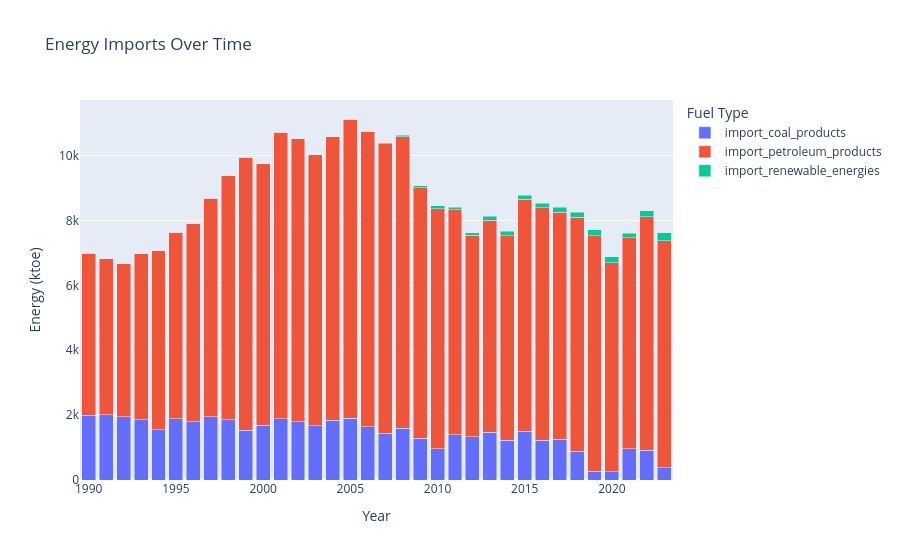
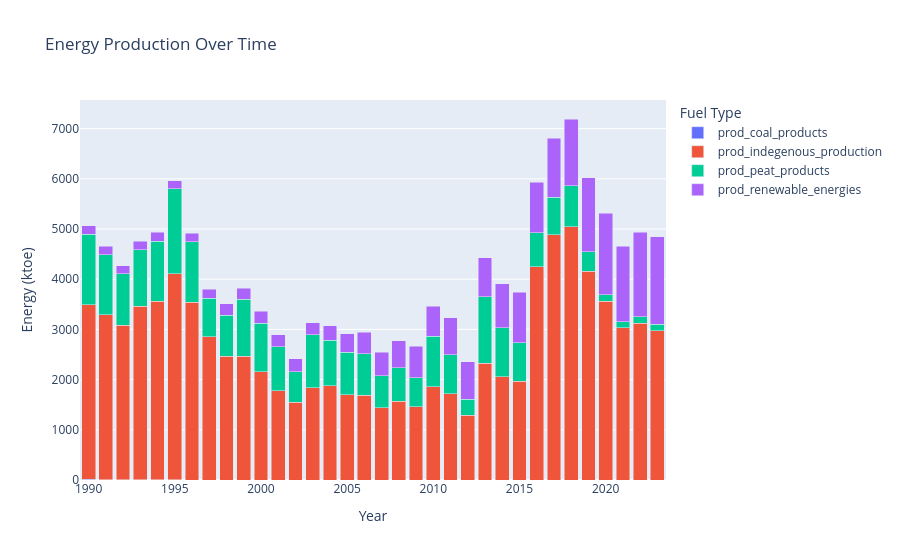
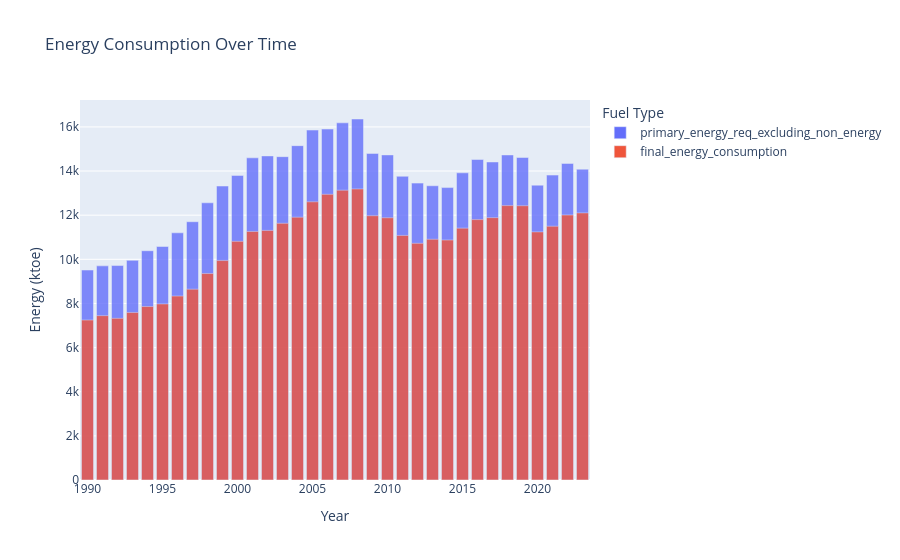

Notebook cell for these charts, in order:
### Markdown cell above
# Data Visualization

### Code cell
df_melted = ie_energy_summary_df.melt(
    id_vars='Year', 
    value_vars=['import_coal_products', 
                'import_petroleum_products', 
                'import_renewable_energies'],
    var_name='Fuel Type', 
    value_name='Energy (ktoe)')

generate_bar_chart(df_melted, 'Year', 'Energy (ktoe)','Fuel Type',  'Energy Imports Over Time')


df_melted = ie_energy_summary_df.melt(
    id_vars='Year', 
    value_vars=['prod_coal_products',
                'prod_indegenous_production', 
                'prod_peat_products', 
                'prod_renewable_energies' ],
    var_name='Fuel Type',
    value_name='Energy (ktoe)')

generate_bar_chart(df_melted, 'Year', 'Energy (ktoe)','Fuel Type',  'Energy Production Over Time')



df_melted = ie_energy_summary_df.melt(
    id_vars='Year', 
    value_vars=['primary_energy_req_excluding_non_energy', 
                'final_energy_consumption'],
    var_name='Fuel Type', 
    value_name='Energy (ktoe)')


generate_bar_chart(df_melted, 'Year', 'Energy (ktoe)','Fuel Type',  'Energy Consumption Over Time', 'overlay', 0.8)

### Figure 1 — Plotly figure (JSON) as saved in the notebook; plotly's stock layout.template omitted (floating-point values rounded to 4 significant figures)
{"data": [{"alignmentgroup": "True", "hovertemplate": "Fuel Type=import_coal_products<br>Year=%{x}<br>Energy (ktoe)=%{y}<extra></extra>", "legendgroup": "import_coal_products", "marker": {"color": "#636efa", "opacity": 1, "pattern": {"shape": ""}}, "name": "import_coal_products", "offsetgroup": "import_coal_products", "orientation": "v", "showlegend": true, "textposition": "auto", "type": "bar", "x": [1990, 1991, 1992, 1993, 1994, 1995, 1996, 1997, 1998, 1999, 2000, 2001, 2002, 2003, 2004, 2005, 2006, 2007, 2008, 2009, 2010, 2011, 2012, 2013, 2014, 2015, 2016, 2017, 2018, 2019, 2020, 2021, 2022, 2023], "xaxis": "x", "y": [1992, 2004, 1948, 1859, 1543, 1886, 1789, 1951, 1852, 1530, 1691, 1885, 1798, 1671, 1848, 1897, 1634, 1440, 1596, 1290, 958, 1401, 1330, 1469, 1221, 1509, 1222, 1259, 888, 263, 250, 969, 921, 376], "yaxis": "y"}, {"alignmentgroup": "True", "hovertemplate": "Fuel Type=import_petroleum_products<br>Year=%{x}<br>Energy (ktoe)=%{y}<extra></extra>", "legendgroup": "import_petroleum_products", "marker": {"color": "#EF553B", "opacity": 1, "pattern": {"shape": ""}}, "name": "import_petroleum_products", "offsetgroup": "import_petroleum_products", "orientation": "v", "showlegend": true, "textposition": "auto", "type": "bar", "x": [1990, 1991, 1992, 1993, 1994, 1995, 1996, 1997, 1998, 1999, 2000, 2001, 2002, 2003, 2004, 2005, 2006, 2007, 2008, 2009, 2010, 2011, 2012, 2013, 2014, 2015, 2016, 2017, 2018, 2019, 2020, 2021, 2022, 2023], "xaxis": "x", "y": [5004, 4817, 4713, 5113, 5527, 5753, 6108, 6733, 7525, 8412, 8059, 8839, 8716, 8351, 8735, 9231, 9122, 8932, 8983, 7723, 7407, 6930, 6216, 6545, 6310, 7150, 7176, 6992, 7217, 7271, 6453, 6495, 7199, 7005], "yaxis": "y"}, {"alignmentgroup": "True", "hovertemplate": "Fuel Type=import_renewable_energies<br>Year=%{x}<br>Energy (ktoe)=%{y}<extra></extra>", "legendgroup": "import_renewable_energies", "marker": {"color": "#00cc96", "opacity": 1, "pattern": {"shape": ""}}, "name": "import_renewable_energies", "offsetgroup": "import_renewable_energies", "orientation": "v", "showlegend": true, "textposition": "auto", "type": "bar", "x": [1990, 1991, 1992, 1993, 1994, 1995, 1996, 1997, 1998, 1999, 2000, 2001, 2002, 2003, 2004, 2005, 2006, 2007, 2008, 2009, 2010, 2011, 2012, 2013, 2014, 2015, 2016, 2017, 2018, 2019, 2020, 2021, 2022, 2023], "xaxis": "x", "y": [0, 0, 0, 0, 0, 0, 0, 0, 0, 0, 0, 0, 0, 0, 0, 0, 2, 25, 42, 59, 82, 83, 80, 114, 133, 124, 139, 159, 144, 178, 179, 138, 173, 245], "yaxis": "y"}], "layout": {"barmode": "stack", "legend": {"title": {"text": "Fuel Type"}, "tracegroupgap": 0}, "title": {"text": "Energy Imports Over Time"}, "xaxis": {"anchor": "y", "domain": [0, 1], "title": {"text": "Year"}}, "yaxis": {"anchor": "x", "domain": [0, 1], "title": {"text": "Energy (ktoe)"}}}}

### Figure 2 — Plotly figure (JSON) as saved in the notebook; plotly's stock layout.template omitted (floating-point values rounded to 4 significant figures)
{"data": [{"alignmentgroup": "True", "hovertemplate": "Fuel Type=prod_coal_products<br>Year=%{x}<br>Energy (ktoe)=%{y}<extra></extra>", "legendgroup": "prod_coal_products", "marker": {"color": "#636efa", "opacity": 1, "pattern": {"shape": ""}}, "name": "prod_coal_products", "offsetgroup": "prod_coal_products", "orientation": "v", "showlegend": true, "textposition": "auto", "type": "bar", "x": [1990, 1991, 1992, 1993, 1994, 1995, 1996, 1997, 1998, 1999, 2000, 2001, 2002, 2003, 2004, 2005, 2006, 2007, 2008, 2009, 2010, 2011, 2012, 2013, 2014, 2015, 2016, 2017, 2018, 2019, 2020, 2021, 2022, 2023], "xaxis": "x", "y": [16, 1, 1, 1, 1, 1, 0, 0, 0, 0, 0, 0, 0, 0, 0, 0, 0, 0, 0, 0, 0, 0, 0, 0, 0, 0, 0, 0, 0, 0, 0, 0, 0, 0], "yaxis": "y"}, {"alignmentgroup": "True", "hovertemplate": "Fuel Type=prod_indegenous_production<br>Year=%{x}<br>Energy (ktoe)=%{y}<extra></extra>", "legendgroup": "prod_indegenous_production", "marker": {"color": "#EF553B", "opacity": 1, "pattern": {"shape": ""}}, "name": "prod_indegenous_production", "offsetgroup": "prod_indegenous_production", "orientation": "v", "showlegend": true, "textposition": "auto", "type": "bar", "x": [1990, 1991, 1992, 1993, 1994, 1995, 1996, 1997, 1998, 1999, 2000, 2001, 2002, 2003, 2004, 2005, 2006, 2007, 2008, 2009, 2010, 2011, 2012, 2013, 2014, 2015, 2016, 2017, 2018, 2019, 2020, 2021, 2022, 2023], "xaxis": "x", "y": [3471, 3291, 3086, 3456, 3565, 4105, 3544, 2857, 2463, 2462, 2161, 1776, 1546, 1837, 1880, 1702, 1686, 1435, 1573, 1464, 1855, 1723, 1292, 2327, 2054, 1963, 4244, 4888, 5045, 4155, 3566, 3029, 3124, 2973], "yaxis": "y"}, {"alignmentgroup": "True", "hovertemplate": "Fuel Type=prod_peat_products<br>Year=%{x}<br>Energy (ktoe)=%{y}<extra></extra>", "legendgroup": "prod_peat_products", "marker": {"color": "#00cc96", "opacity": 1, "pattern": {"shape": ""}}, "name": "prod_peat_products", "offsetgroup": "prod_peat_products", "orientation": "v", "showlegend": true, "textposition": "auto", "type": "bar", "x": [1990, 1991, 1992, 1993, 1994, 1995, 1996, 1997, 1998, 1999, 2000, 2001, 2002, 2003, 2004, 2005, 2006, 2007, 2008, 2009, 2010, 2011, 2012, 2013, 2014, 2015, 2016, 2017, 2018, 2019, 2020, 2021, 2022, 2023], "xaxis": "x", "y": [1411, 1200, 1021, 1134, 1192, 1697, 1203, 766, 822, 1135, 965, 883, 606, 1056, 906, 845, 826, 643, 660, 578, 1011, 774, 321, 1327, 982, 769, 679, 744, 816, 391, 128, 128, 128, 128], "yaxis": "y"}, {"alignmentgroup": "True", "hovertemplate": "Fuel Type=prod_renewable_energies<br>Year=%{x}<br>Energy (ktoe)=%{y}<extra></extra>", "legendgroup": "prod_renewable_energies", "marker": {"color": "#ab63fa", "opacity": 1, "pattern": {"shape": ""}}, "name": "prod_renewable_energies", "offsetgroup": "prod_renewable_energies", "orientation": "v", "showlegend": true, "textposition": "auto", "type": "bar", "x": [1990, 1991, 1992, 1993, 1994, 1995, 1996, 1997, 1998, 1999, 2000, 2001, 2002, 2003, 2004, 2005, 2006, 2007, 2008, 2009, 2010, 2011, 2012, 2013, 2014, 2015, 2016, 2017, 2018, 2019, 2020, 2021, 2022, 2023], "xaxis": "x", "y": [168, 168, 162, 161, 174, 155, 169, 181, 231, 222, 235, 234, 261, 236, 284, 370, 428, 469, 544, 618, 597, 738, 745, 775, 874, 1013, 1005, 1176, 1331, 1472, 1625, 1500, 1683, 1742], "yaxis": "y"}], "layout": {"barmode": "stack", "legend": {"title": {"text": "Fuel Type"}, "tracegroupgap": 0}, "title": {"text": "Energy Production Over Time"}, "xaxis": {"anchor": "y", "domain": [0, 1], "title": {"text": "Year"}}, "yaxis": {"anchor": "x", "domain": [0, 1], "title": {"text": "Energy (ktoe)"}}}}

### Figure 3 — Plotly figure (JSON) as saved in the notebook; plotly's stock layout.template omitted (floating-point values rounded to 4 significant figures)
{"data": [{"alignmentgroup": "True", "hovertemplate": "Fuel Type=primary_energy_req_excluding_non_energy<br>Year=%{x}<br>Energy (ktoe)=%{y}<extra></extra>", "legendgroup": "primary_energy_req_excluding_non_energy", "marker": {"color": "#636efa", "opacity": 0.8, "pattern": {"shape": ""}}, "name": "primary_energy_req_excluding_non_energy", "offsetgroup": "primary_energy_req_excluding_non_energy", "orientation": "v", "showlegend": true, "textposition": "auto", "type": "bar", "x": [1990, 1991, 1992, 1993, 1994, 1995, 1996, 1997, 1998, 1999, 2000, 2001, 2002, 2003, 2004, 2005, 2006, 2007, 2008, 2009, 2010, 2011, 2012, 2013, 2014, 2015, 2016, 2017, 2018, 2019, 2020, 2021, 2022, 2023], "xaxis": "x", "y": [9515, 9703, 9717, 9954, 10389, 10581, 11201, 11704, 12561, 13321, 13803, 14598, 14685, 14652, 15150, 15857, 15903, 16184, 16358, 14797, 14731, 13763, 13453, 13332, 13251, 13919, 14522, 14411, 14729, 14612, 13359, 13817, 14344, 14083], "yaxis": "y"}, {"alignmentgroup": "True", "hovertemplate": "Fuel Type=final_energy_consumption<br>Year=%{x}<br>Energy (ktoe)=%{y}<extra></extra>", "legendgroup": "final_energy_consumption", "marker": {"color": "#EF553B", "opacity": 0.8, "pattern": {"shape": ""}}, "name": "final_energy_consumption", "offsetgroup": "final_energy_consumption", "orientation": "v", "showlegend": true, "textposition": "auto", "type": "bar", "x": [1990, 1991, 1992, 1993, 1994, 1995, 1996, 1997, 1998, 1999, 2000, 2001, 2002, 2003, 2004, 2005, 2006, 2007, 2008, 2009, 2010, 2011, 2012, 2013, 2014, 2015, 2016, 2017, 2018, 2019, 2020, 2021, 2022, 2023], "xaxis": "x", "y": [7249, 7448, 7325, 7591, 7861, 7979, 8335, 8646, 9356, 9944, 10814, 11262, 11309, 11631, 11910, 12606, 12944, 13132, 13189, 11976, 11884, 11082, 10724, 10908, 10875, 11413, 11800, 11889, 12435, 12429, 11243, 11499, 12008, 12104], "yaxis": "y"}], "layout": {"barmode": "overlay", "legend": {"title": {"text": "Fuel Type"}, "tracegroupgap": 0}, "title": {"text": "Energy Consumption Over Time"}, "xaxis": {"anchor": "y", "domain": [0, 1], "title": {"text": "Year"}}, "yaxis": {"anchor": "x", "domain": [0, 1], "title": {"text": "Energy (ktoe)"}}}}
